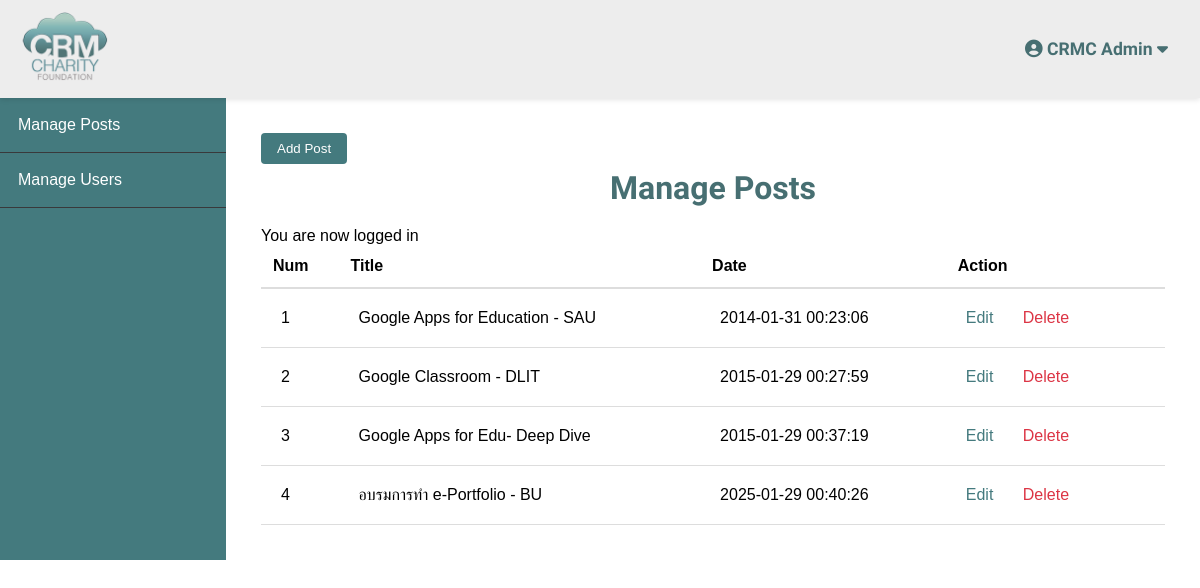
/admin/posts/index.php (signed in), run on the app's committed database.
### tables this page shows
CREATE TABLE `posts` (
  `id` int(11) NOT NULL,
  `user_id` int(11) NOT NULL,
  `title` varchar(255) NOT NULL,
  `image` varchar(255) NOT NULL,
  `body` text NOT NULL,
  `published` tinyint(4) NOT NULL,
  `created_at` datetime NOT NULL DEFAULT current_timestamp()
);

### app/controllers/posts.php (called while the page is built, shortened)
<?php
include(ROOT_PATH . "/app/database/db.php");
$table = 'posts';
$posts = selectAll($table);

### app/database/db.php (called while the page is built, shortened)
<?php
require("connect.php");
function selectAll($table, $condition = [])
{
    global $conn;
    $sql = "SELECT * FROM " . $table;
    if (empty($condition)) {
        $stmt = $conn->prepare($sql);
        $stmt->execute();
        $records = $stmt->get_result()->fetch_all(MYSQLI_ASSOC);
        return $records;
    }
}

### admin/posts/index.php (the view, shortened to what this page needs)
<?php include(ROOT_PATH . "/app/controllers/posts.php"); ?>
<!DOCTYPE html>
<html lang="en">
<head>
    <link rel="stylesheet" href="../../assets/css/style.css">
    <link rel="stylesheet" href="../../assets/css/admin.css">
    <link rel="stylesheet" type="text/css" href="https://cdn.jsdelivr.net/npm/slick-carousel@1.8.1/slick/slick.css" />
    <link rel="stylesheet" type="text/css" href="https://cdn.jsdelivr.net/npm/slick-carousel@1.8.1/slick/slick-theme.css" />
</head>
<body class="posts-body">
    <?php include(ROOT_PATH . "/app/fix/adminHeader.php"); ?>
    <div class="admin-wrap">
        <?php include(ROOT_PATH . "/app/fix/sidebar.php"); ?>
        <div class="admin-content">
            <div class="header-actions">
                <a href="<?php echo BASE_URL . "/admin/posts/create.php" ?>"><button class="btn btn-primary">Add Post</button></a>
            </div>
            <h1 class="page-title">Manage Posts</h1>
            <?php if (isset($_SESSION['message'])): ?>
                <div class="alert alert-<?php echo $_SESSION['type']; ?>">
                    <?php
                    echo $_SESSION['message'];
                    ?>
                </div>
            <?php endif; ?>
            <div class="table-responsive">
                <table class="table">
                    <thead>
                        <tr>
                            <th>Num</th>
                            <th>Title</th>
                            <th>Date</th>
                            <th>Action</th>
                        </tr>
                    </thead>
                    <tbody>
                        <?php foreach ($posts as $key => $post): ?>
                            <tr>
                                <td><?php echo $key + 1; ?></td>
                                <td><?php echo $post['title'] ?></td>
                                <td><?php echo $post['created_at'] ?></td>
                                <td class="action-buttons">
                                    <a href="edit.php?id=<?php echo $post['id']; ?>" class="btn-edit">Edit</a>
                                    <a href="edit.php?delete_id=<?php echo $post['id']; ?>" class="btn-delete">Delete</a>
                                </td>
                            </tr>
                        <?php endforeach; ?>
                    </tbody>
                </table>
            </div>
        </div>
    </div>
</body>
</html>

### assets/css/style.css (style rules this page uses)
* { margin: 0; padding: 0; box-sizing: border-box; font-family: Arial, sans-serif; }
body { padding: 0px; margin: 0px; background: #ffffff; font-family: 'Lora', serif; }
h1, h2, h3, h4, p { font-family: "Sarabun", serif; color: #39393b; margin: 5px; }
a { text-decoration: none; color: #39393b; }
.btn { padding: .5rem 1rem; background-color: #476f72; color: white; border: 1px solid transparent; border-radius: .25rem; }

### assets/css/admin.css (style rules this page uses)
.admin-wrap { display: flex; height: 100%; }
.admin-wrap .admin-content { flex: 8; height: 100%; overflow: scroll; padding: 35px; width: 100%; }
.admin-wrap .admin-content .page-title { text-align: center; color: #476f72; margin-bottom: 20px; }
.btn { padding: 8px 16px; border-radius: 4px; border: none; margin-right: 10px; }
.btn-primary { background-color: #447a7e; color: white; }
.table { width: 100%; border-collapse: collapse; }
.table th { text-align: left; padding: 12px; border-bottom: 2px solid #ddd; }
.table td { padding: 20px; border-bottom: 1px solid #ddd; }
.action-buttons a { text-decoration: none; margin-right: 25px; }
.btn-edit { color: #447a7e; }
.btn-delete { color: #dc3545; }

### data on the page
posts: title "Google Apps for Education - SAU", created_at "2014-01-31 00:23:06"
posts: title "Google Classroom - DLIT", created_at "2015-01-29 00:27:59"
posts: title "Google Apps for Edu- Deep Dive", created_at "2015-01-29 00:37:19"
posts: title "อบรมการทำ e-Portfolio - BU", created_at "2025-01-29 00:40:26"

### other printed values
$_SESSION['username'] "CRMC Admin"
$_SESSION['message'] "You are now logged in"
